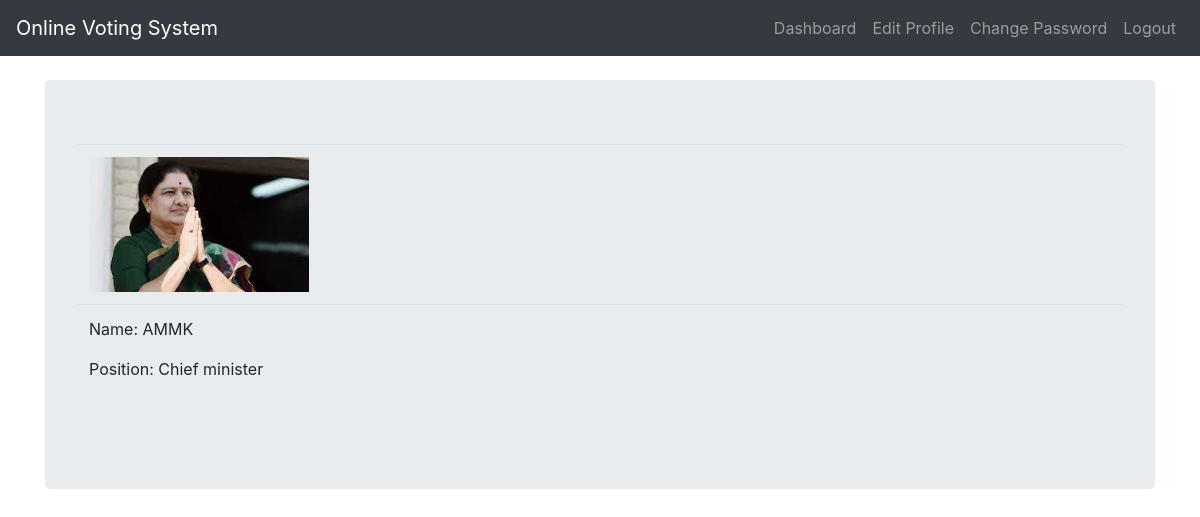
The page /candidate/detail/14/ (signed in) on the database its author committed.
### poll/models.py (models this page shows, shortened)
class Candidate(models.Model):
    name = models.CharField(max_length=50)
    total_vote = models.IntegerField(default=0, editable=False)
    position = models.ForeignKey(Position, on_delete=models.CASCADE)
    image = models.ImageField(verbose_name="Candidate Pic", upload_to='images/')

class Position(models.Model):
    title = models.CharField(max_length=50, unique=True)
    def __str__(self):
        return self.title

### poll/views.py (the view)
# urls.py: path('candidate/detail/<int:id>/', views.candidateDetailView, name='detail'),
@login_required
def candidateDetailView(request, id):
    obj = get_object_or_404(Candidate, pk=id)
    return render(request, "poll/candidate_detail.html", {'obj':obj})

### poll/templates/poll/candidate_detail.html (shortened to what this page needs)
{% extends "poll/base.html" %}
{% block content %}
<div class="jumbotron">
  <table class="table">
    <tr>
      <td><img src="{{ obj.image.url }}" width="220" height="280" class="img-fluid"></td>
    </tr>
    <tr>
      <td>
        <p>Name: {{ obj.name }}</p>
        <p>Position: {{ obj.position }}</p>
      </td>
    </tr>
  </table>
</div>
{% endblock %}

### rows shown on the page
Candidate: image (picture), name "AMMK", position "Chief minister"
